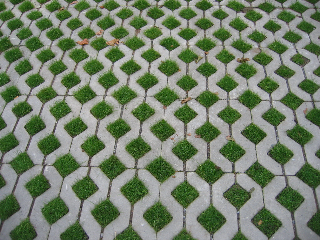
%> input picture Archivos/Calidades/Img1-1.bmp, 320 x 240 px
$ octave --eval "result = testdct('../Archivos/Calidades/Img1-1.bmp');"   (GNU Octave 9; MATLAB toolbox functions it lacks are replaced by stand-ins)
%> lines starting %> are read from the running program, lines starting %| are printed output that depends on the picture
### Codigo/imlee.m
function [X, Xamp, tipo, m, n, mamp, namp, TO]=imlee(fname)
%> called with fname = '../Archivos/Calidades/Img1-1.bmp'

% Lee archivo de imagen <fname>
% Convierte a truecolor, si no lo es ya
% Convierte a espacio de color YCbCr
% Amplia dimensiones a multiplos de 8

% Entradas:
%  fname: Un string con nombre de archivo, incluido sufijo
%         Admite BMP y JPEG, indexado y truecolor
% Salidas:
%  X: Matriz de imagen original BMP en espacio RGB y tipo truecolor
%  Xamp: Matriz de imagen en espacio YCbCr y dimensiones ampliadas
%  tipo: 0 -> indexado, 1 -> truecolor
%  m: Alto original de la imagen (nº de filas)
%  n: Ancho original de la imagen (nº de columnas)
%  mamp: Alto ampliado de la imagen (nº de filas)
%  namp: Ancho ampliadode la imagen (nº de columnas)
%  TO: Tamaño original de archivo para calcular RC

disptext=1; % Flag de verbosidad
if disptext
    disp('--------------------------------------------------');
    disp('Funcion imlee:');
end

% Lee info de imagen
s=imfinfo(fname);
TO=s.FileSize; % Tamaño original

% Carga archivo, convierte a RGB y calcula tamaño
if strcmp(s.ColorType,'indexed') & s.BitDepth==8
    tipo=0;
    [Y,map]=imread(fname);
    X=uint8(round(ind2rgb(Y,map)*255));
elseif strcmp(s.ColorType,'truecolor') & s.BitDepth==24
    tipo=1;
    X=imread(fname);
%> X is the input picture: size 240x320x3 uint8; mean R, G, B 116.7, 129.8, 108.5
else
    disp('Formato no reconocido. Terminado.');
    return;
end

% Convierte a espacio de color YCbCr
% Formato double para poder procesar con DCT
XYCbCr=double(rgb2ycbcr(X));
%> in rgb2ycbcr, `out(:,:,1) = 16 + 65.481 * rgb(:,:,1) + 128.553 * rgb(:,:,2) + 24.966 ..`:
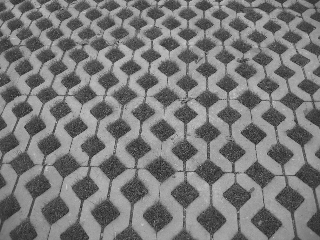
%> out: size 240x320 double; min 27.7, max 208.1, mean 122.1
%> in rgb2ycbcr, `out(:,:,3) = 128 + 112 * rgb(:,:,1) - 93.786 * rgb(:,:,2) -18.214 * rg..`:
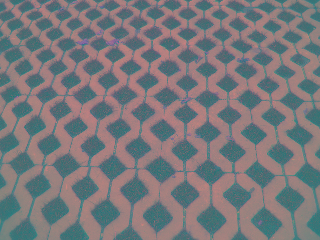
%> out: size 240x320x3 double; mean R, G, B 122.1, 120.6, 123.8
%> XYCbCr: size 240x320x3 double; mean of channels 1, 2, 3 122.1, 120.6, 123.8

% Si tamaño no es multiplo de 8, replica ultimas filas y/o columnas
% Si no se amplia, al usar blkproc en DCT, ampliara e introducira ceros
% Los ceros provocarian mas error de borde que la replicacion
[m n plan]=size(X); % tamaño original
%> m = 240; n = 320; plan = 3
mpad = rem(m,8); if mpad>0, mpad = 8-mpad; end
%> after `mpad = rem(m,8)`: mpad = 0
npad = rem(n,8); if npad>0, npad = 8-npad; end
%> after `npad = rem(n,8)`: npad = 0
Xamp=cat(1, XYCbCr, repmat(XYCbCr(m,:,:),[mpad 1 1]));
Xamp=cat(2, Xamp, repmat(Xamp(:,n,:),[1 npad 1]));
mamp=m+mpad; % Alto ampliado de la imagen (nº de filas)
%> mamp = 240
namp=n+npad; % Ancho ampliadode la imagen (nº de columnas)
%> namp = 320

if disptext
    disp(sprintf('%s %s', 'Archivo leido:', fname));
    if tipo
        disp('Formato truecolor de 24 bits');
    else
        disp('Formato indexado de 8 bits');
    end
    disp(sprintf('%s %1.0f %s %1.0f', 'Imagen original de ancho x alto:', n,'x',m));
%| Imagen original de ancho x alto: 320 x 240
    disp(sprintf('%s %1.0f %s %1.0f', 'Ampliada a:', namp,'x',mamp));
%| Ampliada a: 320 x 240
%> in testdct, `[X, Xamp, tipo, m, n, mamp, namp, TO]=imlee(fname);`: tipo = 1; m = 240; n = 320; mamp = 240; namp = 320; TO = 230454
    disp('Imagen convertida a Espacio de Color YCbCr');
    disp('Terminado imlee');
    disp('--------------------------------------------------');
end

### Codigo/rgb2ycbcr.m
function out = rgb2ycbcr(in)
%RGB2YCBCR Convert RGB values to YCBCR color space.
%   YCBCRMAP = RGB2YCBCR(RGBMAP) converts the RGB values in RGBMAP to
%   the YCBCR color space.  YCBCRMAP is a M-by-3 matrix that contains
%   the YCBCR luminance (Y) and chrominance (Cb and Cr) color values as
%   columns.  Each row represents the equivalent color to the
%   corresponding row in the RGB colormap.
%
%   YCBCR = RGB2YCBCR(RGB) converts the truecolor image RGB to the
%   equivalent image in the YCBCR color space.
%
%   Class Support
%   -------------
%   If the input is an RGB image, it can be of class uint8, uint16,
%   or double; the output image is of the same class as the input
%   image.  If the input is a colormap, the input and output colormaps
%   are both of class double.
%
%   See also NTSC2RGB, RGB2NTSC, YCBCR2RGB.

%   Copyright 1993-2001 The MathWorks, Inc.
%   $Revision: 1.12 $  $Date: 2001/01/18 15:30:32 $

%   Reference:
%     Charles A. Poynton, "A Technical Introduction to Digital Video", John Wiley
%     & Sons, Inc., 1996

if ndims(in)~=3 | size(in,3)~=3
   if ndims(in)==2 & size(in,2)==3 % a colormap
      iscolormap=1;
      colors = size(in,1);
      in = reshape(in, [colors 1 3]);
   else
      error('Invalid RGB input image');
   end
else
   iscolormap=0;
end

classin = class(in);
rgb = im2double(in);

% These equations transform RGB in [0,1] to YCBCR in [0, 255]
out(:,:,1) = 16 + 65.481 * rgb(:,:,1) + 128.553 * rgb(:,:,2) + 24.966 * rgb(:,:,3);
out(:,:,2) = 128 - 37.797 * rgb(:,:,1) - 74.203 * rgb(:,:,2) + 112 * rgb(:,:,3);
out(:,:,3) = 128 + 112 * rgb(:,:,1) - 93.786 * rgb(:,:,2) -18.214 * rgb(:,:,3);

switch classin
case 'uint8'
   out = uint8(round(out));
case 'uint16'
   out = uint16(round(out*257));
case 'double'
   out = out / 255;
end

if iscolormap
   out = reshape(out, [colors 3 1]);
end

### Codigo/im2double.m
function d = im2double(img, typestr)
%IM2DOUBLE Convert image to double precision.
%   IM2DOUBLE takes an image as input, and returns an image of
%   class double.  If the input image is of class double, the
%   output image is identical to it.  If the input image is of
%   class uint8 or uint16, im2double returns the equivalent
%   image of class double, rescaling or offsetting the data
%   as necessary.
%
%   I2 = IM2DOUBLE(I1) converts the intensity image I1 to double
%   precision, rescaling the data if necessary.
%
%   RGB2 = IM2DOUBLE(RGB1) converts the truecolor image RGB1 to
%   double precision, rescaling the data if necessary.
%
%   BW2 = IM2DOUBLE(BW1) converts the binary image BW1 to double
%   precision.
%
%   X2 = IM2DOUBLE(X1,'indexed') converts the indexed image X1 to
%   double precision, offsetting the data if necessary.
%
%   See also DOUBLE, IM2UINT8, UINT8.

%   Copyright 1993-2001 The MathWorks, Inc.
%   $Revision: 1.13 $  $Date: 2001/01/18 15:29:17 $

if isa(img, 'double')
   d = img;
elseif isa(img, 'uint8') | isa(img, 'uint16')
   if nargin==1
      if islogical(img)      % uint8 binary image
         d = double(img);
      else                   % uint8 or uint16 intensity image
         if isa(img, 'uint8')
            d = double(img)/255;
         else
            d = double(img)/65535;
         end
      end
   elseif nargin==2
      if ~ischar(typestr) | (typestr(1) ~= 'i')
         error('Invalid input arguments');
      else
         d = double(img)+1;
      end
   else
      error('Invalid input arguments.');
   end
else
   error('Unsupported input class.');
end

### Codigo/imidct.m
function Xamprec = imidct(Xtrans, m, n)
%> called with m = 240, n = 320

% Calcula iDCT bidimensional en bloques de 8 x 8 pixeles
% Reconstruye una imagen YCbCr con tamaño ampliado

% Entradas:
%  Xtrans: Matriz transformada de X, ampliada a dimensiones multiplo de 8
%  m: Alto de la imagen original (nº de filas)
%  n: Ancho de la imagen original (nº de columnas)
% Salidas:
%  Xrec: Imagen reconstruida por iDCT, de tamaño original m x n

disptext=1; % Flag de verbosidad
if disptext
    disp('--------------------------------------------------');
    disp('Funcion imidct:');
end

% Instante inicial
t=cputime;

% Separa las matrices bidimensionales transformadas por color
%  para procesar separadamente
Ytrans=Xtrans(:,:,1);
Cbtrans=Xtrans(:,:,2);
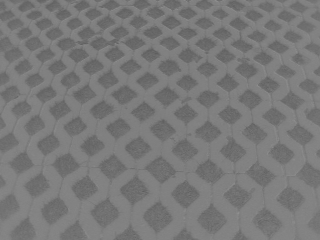
%> Cbtrans: size 240x320 double; min 94, max 143, mean 120.6
Crtrans=Xtrans(:,:,3);

% Calcula iDCT bidimensional de cada matriz de color en bloques de 8 x 8 pixeles
% Como tamaño ya es multiplo de 8, blkproc no rellena con 0
T = dctmtx(8); % Construye matriz DCT de 8x8
XYtrans=blkproc(Ytrans, [8 8], 'P1*x*P2',T',T);
XCbtrans=blkproc(Cbtrans, [8 8], 'P1*x*P2',T',T);
XCrtrans=blkproc(Crtrans, [8 8], 'P1*x*P2',T',T);

% Reconstruye la matriz RGB
Xamprec=cat(3,XYtrans,XCbtrans,XCrtrans);

% Suma 128
Xamprec=Xamprec+128;

% Tiempo de ejecucion
e=cputime-t;

if disptext
    disp(sprintf('%s %1.0f %s %1.0f', 'Imagen reconstruida de de ancho x alto:', n,'x',m));
    disp(sprintf('%s %1.6f', 'Tiempo de CPU:', e));
    disp('Terminado imidct');
end

### Codigo/blkproc.m
function b = blkproc(varargin)
%BLKPROC Implement distinct block processing for image.
%   B = BLKPROC(A,[M N],FUN) processes the image A by applying the function
%   FUN to each distinct M-by-N block of A, padding A with zeros if
%   necessary.  FUN is a function that accepts an M-by-N matrix, X, and
%   returns a matrix, vector, or scalar Y:
%
%       Y = FUN(X)
%
%   BLKPROC does not require that Y be the same size as X.  However, B is
%   the same size as A only if Y is the same size as X.
%
%   B = BLKPROC(A,[M N],FUN,P1,P2,...) passes the additional parameters
%   P1,P2,..., to FUN.
%
%   B = BLKPROC(A,[M N],[MBORDER NBORDER],FUN,...) defines an overlapping
%   border around the blocks.  BLKPROC extends the original M-by-N blocks by
%   MBORDER on the top and bottom, and NBORDER on the left and right,
%   resulting in blocks of size (M+2*MBORDER)-by-(N+2*NBORDER). BLKPROC pads
%   the border with zeros, if necessary, on the edges of A. FUN should
%   operate on the extended block.
%
%   B = BLKPROC(A,'indexed',...) processes A as an indexed image, padding
%   with zeros if the class of A is uint8 or uint16, or ones if the class of
%   A is double.
%
%   Class Support
%   -------------
%   The input image A can be of any class supported by FUN. The class of B
%   depends on the class of the output from FUN.
%
%   Examples
%   --------
%   FUN can be a FUNCTION_HANDLE created using @.  This example uses BLKPROC
%   to compute the 2-D DCT of each 8-by-8 block of the input image.
%
%       I = imread('cameraman.tif');
%       fun = @dct2;
%       J = blkproc(I,[8 8],fun);
%       imagesc(J), colormap(hot)
%
%   FUN can also be an inline object.  This example uses BLKPROC to set the
%   pixels in each 8-by-8 block to the standard deviation of the elements in
%   that block.
%
%       I = imread('alumgrns.tif');
%       fun = inline('std2(x)*ones(size(x))');
%       I2 = blkproc(I,[8 8],fun);
%       imshow(I)
%       figure, imshow(I2,[])
%
%   See also COLFILT, FUNCTION_HANDLE, NLFILTER, INLINE.

%   Copyright 1993-2001 The MathWorks, Inc.
%   $Revision: 5.24 $  $Date: 2001/02/26 22:51:25 $

[a, block, border, fun, params, padval] = parse_inputs(varargin{:});

% Expand A: Add border, pad if size(a) is not divisible by block.
[ma,na] = size(a);
mpad = rem(ma,block(1)); if mpad>0, mpad = block(1)-mpad; end
npad = rem(na,block(2)); if npad>0, npad = block(2)-npad; end
if (isa(a, 'uint8'))
    if (padval == 1)
        aa = repmat(uint8(1), ma+mpad+2*border(1),na+npad+2*border(2));
    else
        aa = repmat(uint8(0), ma+mpad+2*border(1),na+npad+2*border(2));
    end
elseif isa(a, 'uint16')
    if (padval == 1)
        aa = repmat(uint16(1), ma+mpad+2*border(1),na+npad+2*border(2));
    else
        aa = repmat(uint16(0), ma+mpad+2*border(1),na+npad+2*border(2));
    end
else
    if (padval == 1)
        aa = ones(ma+mpad+2*border(1),na+npad+2*border(2));
    else
        aa = zeros(ma+mpad+2*border(1),na+npad+2*border(2));
    end
end
aa(border(1)+(1:ma),border(2)+(1:na)) = a;

%
% Process first block.
%
m = block(1) + 2*border(1);
n = block(2) + 2*border(2);
mblocks = (ma+mpad)/block(1);
nblocks = (na+npad)/block(2);
arows = 1:m; acols = 1:n;
x = aa(arows, acols);
firstBlock = feval(fun,x,params{:});
if (isempty(firstBlock))
  style = 'e'; % empty
  b = [];
elseif (all(size(firstBlock) == size(x)))
  style = 's'; % same
  % Preallocate output.
  if (isa(firstBlock, 'uint8'))
     b = repmat(uint8(0), ma+mpad, na+npad);
  elseif (isa(firstBlock, 'uint16'))
     b = repmat(uint16(0), ma+mpad, na+npad);
  else
     b = zeros(ma+mpad, na+npad);
  end
  brows = 1:block(1);
  bcols = 1:block(2);
  mb = block(1);
  nb = block(2);
  xrows = brows + border(1);
  xcols = bcols + border(2);
  b(brows, bcols) = firstBlock(xrows, xcols);
elseif (all(size(firstBlock) == (size(x)-2*border)))
  style = 'b'; % border
  % Preallocate output.
  if (isa(firstBlock, 'uint8'))
      b = repmat(uint8(0), ma+mpad, na+npad);
  elseif (isa(firstBlock, 'uint16'))
      b = repmat(uint16(0), ma+mpad, na+npad);
  else
      b = zeros(ma+mpad, na+npad);
  end
  brows = 1:block(1);
  bcols = 1:block(2);
  b(brows, bcols) = firstBlock;
  mb = block(1);
  nb = block(2);
else
  style = 'd'; % different
  [P,Q] = size(firstBlock);
  brows = 1:P;
  bcols = 1:Q;
  mb = P;
  nb = Q;
  if (isa(firstBlock, 'uint8'))
      b = repmat(uint8(0), mblocks*P, nblocks*Q);
  elseif (isa(firstBlock, 'uint16'))
      b = repmat(uint16(0), mblocks*P, nblocks*Q);
  else
      b = zeros(mblocks*P, nblocks*Q);
  end
  b(brows, bcols) = firstBlock;
end

[rr,cc] = meshgrid(0:(mblocks-1), 0:(nblocks-1));
rr = rr(:);
cc = cc(:);
mma = block(1);
nna = block(2);
for k = 2:length(rr)
  x = aa(rr(k)*mma+arows,cc(k)*nna+acols);
  c = feval(fun,x,params{:});
  if (style == 's')
    b(rr(k)*mb+brows,cc(k)*nb+bcols) = c(xrows,xcols);
  elseif (style == 'b')
    b(rr(k)*mb+brows,cc(k)*nb+bcols) = c;
  elseif (style == 'd')
    b(rr(k)*mb+brows,cc(k)*nb+bcols) = c;
  end
end

if ((style == 's') | (style == 'b'))
  b = b(1:ma,1:na);
end

%%%
%%% Function parse_inputs
%%%
function [a, block, border, fun, params, padval] = parse_inputs(varargin)

switch nargin
case 0
    error('Too few inputs to BLKPROC');

case 1
    error('Too few inputs to BLKPROC');

case 2
    error('Too few inputs to BLKPROC');

case 3
    % BLKPROC(A, [m n], 'fun')
    a = varargin{1};
    block = varargin{2};
    border = [0 0];
    fun = fcnchk(varargin{3});
    params = cell(0,0);
    padval = 0;

case 4
    if (strcmp(varargin{2}, 'indexed'))
        % BLKPROC(X, 'indexed', [m n], 'fun')
        a = varargin{1};
        block = varargin{3};
        border = [0 0];
        fun = fcnchk(varargin{4});
        params = cell(0,0);
        padval = 1;

    else
        params = varargin(4);
        [fun,msg] = fcnchk(varargin{3}, length(params));
        if isempty(msg)
            % BLKPROC(A, [m n], 'fun', P1)
            a = varargin{1};
            block = varargin{2};
            border = [0 0];
            padval = 0;

        else
            % BLKPROC(A, [m n], [mb nb], 'fun')
            a = varargin{1};
            block = varargin{2};
            border = varargin{3};
            fun = fcnchk(varargin{4});
            params = cell(0,0);
            padval = 0;
        end
    end

otherwise
    if (strcmp(varargin{2}, 'indexed'))
        params = varargin(5:end);
        [fun,msg] = fcnchk(varargin{4},length(params));
        if isempty(msg)
            % BLKPROC(A, 'indexed', [m n], 'fun', P1, ...)
            a = varargin{1};
            block = varargin{3};
            border = [0 0];
            padval = 1;

        else
            % BLKPROC(A, 'indexed', [m n], [mb nb], 'fun', P1, ...)
            a = varargin{1};
            block = varargin{3};
            border = varargin{4};
            params = varargin(6:end);
            fun = fcnchk(varargin{5},length(params));
            padval = 1;

        end

    else
        params = varargin(4:end);
%> params = 2 items
%> the run ends on the next line
        [fun,msg] = fcnchk(varargin{3},length(params));
        if isempty(msg)
            % BLKPROC(A, [m n], 'fun', P1, ...)
            a = varargin{1};
            block = varargin{2};
            border = [0 0];
            padval = 0;

        else
            % BLKPROC(A, [m n], [mb nb], 'fun', P1, ...)
            a = varargin{1};
            block = varargin{2};
            border = varargin{3};
            params = varargin(5:end);
            fun = fcnchk(varargin{4}, length(params));
            padval = 0;

        end

    end
end

if (isa(a,'uint8') | isa(a, 'uint16'))
    padval = 0;
end

### Codigo/dctmtx.m
function c = dctmtx(n)
%DCTMTX Compute discrete cosine transform matrix.
%   D = DCTMTX(N) returns the N-by-N DCT transform matrix.  D*A
%   is the DCT of the columns of A and D'*A is the inverse DCT of
%   the columns of A (when A is N-by-N).
%
%   If A is square, the two-dimensional DCT of A can be computed
%   as D*A*D'. This computation is sometimes faster than using
%   DCT2, especially if you are computing large number of small
%   DCT's, because D needs to be determined only once.
%
%   Class Support
%   -------------
%   N is a scalar of class double. D is returned as a matrix of
%   class double.
%
%   See also DCT2.

%   Copyright 1993-2001 The MathWorks, Inc.
%   $Revision: 5.15 $  $Date: 2001/01/18 15:28:53 $

%   References:
%   Jain, Fundamentals of Digital Image Processing, p. 150.

[cc,rr] = meshgrid(0:n-1);

c = sqrt(2 / n) * cos(pi * (2*cc + 1) .* rr / (2 * n));
c(1,:) = c(1,:) / sqrt(2);

### Codigo/testdct.m
function [mse,dmaxdifer]=testdct(fname)
[X, Xamp, tipo, m, n, mamp, namp, TO]=imlee(fname);
Xtrans=imidct(Xamp, m, n);
Xamprec = imidct(Xtrans, m, n);
[Xrec, nombrecomp]=imescribe(Xamprec,m,n, fname);
mse=(sum(sum(sum((double(Xrec)-double(X)).^2))))/(m*n*3);
% Test de valor de diferencias double
ddifer=abs(double(Xrec)-double(X));
dmaxdifer=max(max(max(ddifer)));

[m,n,p] = size(X);
figure('Units','pixels','Position',[100 100 n m]);
set(gca,'Position',[0 0 1 1]);
image(X);
set(gcf,'Name','Imagen original X');
figure('Units','pixels','Position',[100 100 n m]);
set(gca,'Position',[0 0 1 1]);
image(Xrec);
set(gcf,'Name','Imagen reconstruida Xrec');
